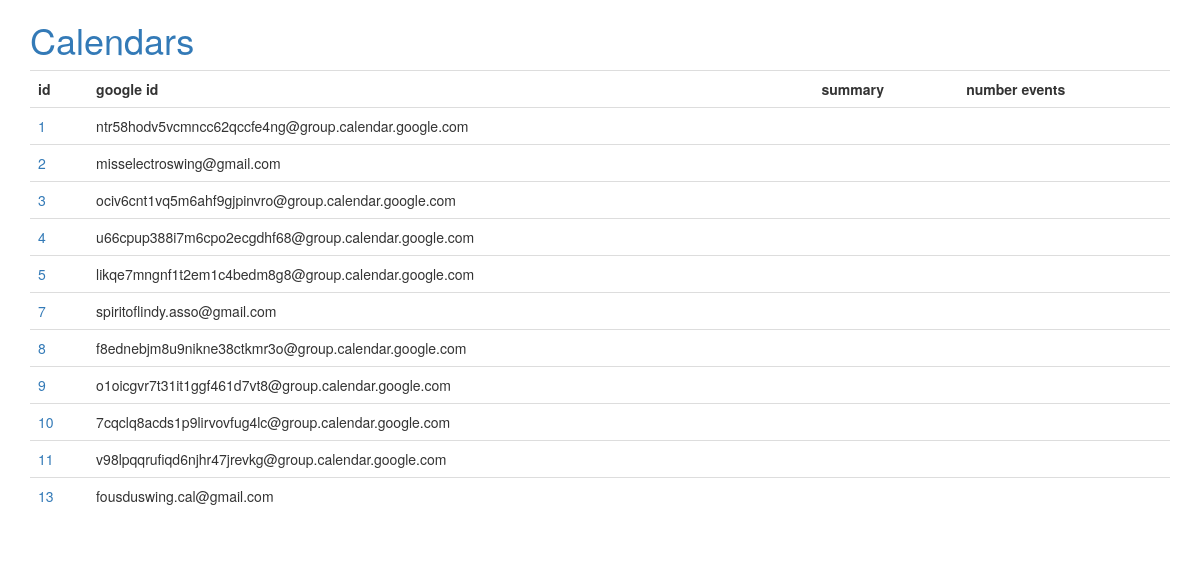
Screenshot of /calendar/ with the database file from the repository.
### google/models.py (models this page shows, shortened)
class Calendar(models.Model):
    google_calendar_id = models.CharField(max_length=200)
    def get_summary(self):
        events = gc.get_calendar_events('{}'.format(self.google_calendar_id))
        if 'summary' in events:
            return {'summary': events['summary'], 'length': len(events['items'])}
        else:
            return None

### google/views.py (the view)
# urls.py: url(r'^calendar/$', HomeView.as_view()),
class HomeView(TemplateView):
    template_name = 'home.html'
    def get_context_data(self, **kwargs):
        context = super(HomeView, self).get_context_data(**kwargs)
        context['calendars'] = Calendar.objects.all()
        return context

### google/calendar.py (called while the page is built)
    def get_calendar_events(self, calendar_id):
        pageToken = None
        maxResults = 2500
        events = self.service.events().list(calendarId=calendar_id,
                                            pageToken=pageToken, maxResults=maxResults).execute()
        return events

### templates/home.html
{% extends "base.html" %}
{% block content %}
<div class="row">
	<div class="col-md-12">
		<h1><a href="/">Calendars</a></h1>
		<table class="table table-hover">
		<th>id</th>
		<th>google id</th>
		<th>summary</th>
		<th>number events</th>
		{% for calendar in calendars %}
		<tr>
			<td><a href="/calendar/{{ calendar.id }}">{{ calendar.id }}</a></td>
			<td>{{ calendar.google_calendar_id }}</td>
			<td>{{ calendar.get_summary.summary }}</td>
			<td>{{ calendar.get_summary.length }}</td>
		</tr>
		{% endfor %}
		</table>
	</div>
</div>
{% endblock content %}

### rows the page displays
Calendar: id "1", google_calendar_id "ntr58hodv5vcmncc62qccfe4ng@group.calendar.google.com"
Calendar: id "2", google_calendar_id "misselectroswing@gmail.com"
Calendar: id "3", google_calendar_id "ociv6cnt1vq5m6ahf9gjpinvro@group.calendar.google.com"
Calendar: id "4", google_calendar_id "u66cpup388i7m6cpo2ecgdhf68@group.calendar.google.com"
Calendar: id "5", google_calendar_id "likqe7mngnf1t2em1c4bedm8g8@group.calendar.google.com"
Calendar: id "7", google_calendar_id "spiritoflindy.asso@gmail.com"
Calendar: id "8", google_calendar_id "f8ednebjm8u9nikne38ctkmr3o@group.calendar.google.com"
Calendar: id "9", google_calendar_id "o1oicgvr7t31it1ggf461d7vt8@group.calendar.google.com"
Calendar: id "10", google_calendar_id "7cqclq8acds1p9lirvovfug4lc@group.calendar.google.com"
Calendar: id "11", google_calendar_id "v98lpqqrufiqd6njhr47jrevkg@group.calendar.google.com"
Calendar: id "13", google_calendar_id "fousduswing.cal@gmail.com"
